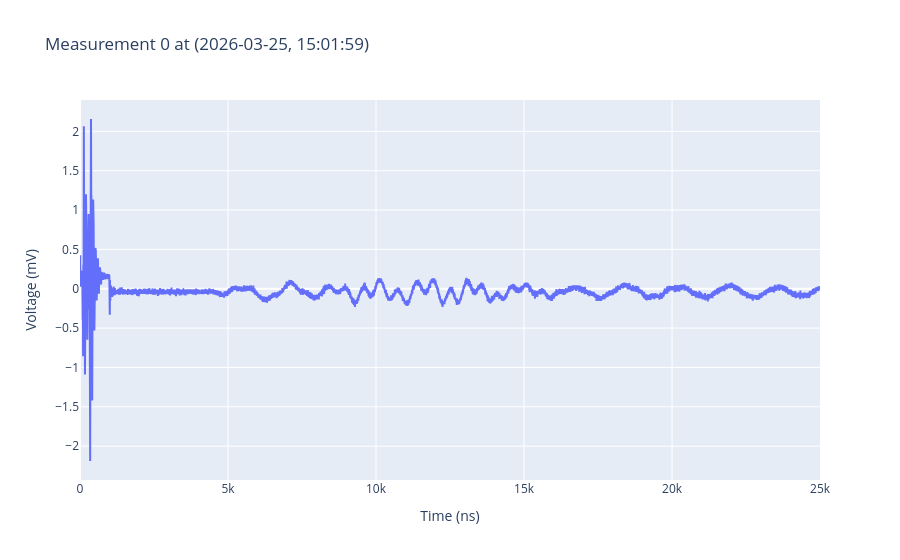

The cell this chart's notebook holds for it:
### Code cell
import plotly.graph_objects as go
from ipywidgets import interact
import ipywidgets as widgets
from datetime import datetime
import matplotlib.cm as cm

data = data_test_ft_battery

def plot_waveform(i):
    fig = go.Figure()
    fig.add_trace(go.Scatter(x=data[i]['time'], y=data[i]['voltage'], mode='lines'))
    fig.update_layout(
        title=f'Measurement {i} at ({datetime.fromtimestamp(data[i]["time_collected"]).strftime("%Y-%m-%d, %H:%M:%S")})',
        xaxis_title='Time (ns)',
        yaxis_title='Voltage (mV)'
    )
    fig.show()

slider = widgets.IntSlider(
    value=0,
    min=0,
    max=len(data) - 2,
    step=1,
    description='measurement:',
    continuous_update=False
)

interact(plot_waveform, i=slider)

### Figure 1 — Plotly figure (JSON) as saved in the notebook; plotly's stock layout.template omitted (floating-point values rounded to 4 significant figures; data arrays with more than 128 entries replaced by an {"elided": "..."} marker saying what was removed)
{"data": [{"mode": "lines", "type": "scatter", "x": {"elided": "12500 float values"}, "y": {"elided": "12500 float values"}}], "layout": {"title": {"text": "Measurement 0 at (2026-03-25, 15:01:59)"}, "xaxis": {"title": {"text": "Time (ns)"}}, "yaxis": {"title": {"text": "Voltage (mV)"}}}}
